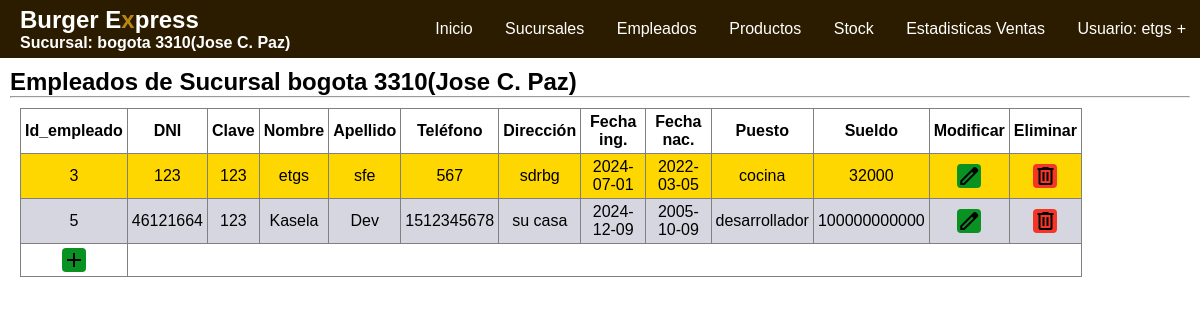
The app's page /Vistas/view_empleados.php (signed in) with its own data.
### tables this page shows
CREATE TABLE IF NOT EXISTS `empleados` (
  `id_empleado` int NOT NULL,
  `DNI` varchar(10) NOT NULL,
  `Clave` varchar(15) NOT NULL,
  `Nombre` text NOT NULL,
  `Apellido` text NOT NULL,
  `Telefono` varchar(12) NOT NULL,
  `Direccion` text NOT NULL,
  `Ingreso` date NOT NULL,
  `Fnac` date NOT NULL,
  `Puesto` varchar(30) NOT NULL,
  `Sueldo` varchar(20) NOT NULL,
  `Cod_sucursal` int NOT NULL
);

### Modelos/consultas.php (called while the page is built, shortened)
<?php
	function getEmpleados($one=" "){
		require'../Modelos/conexion.php';
		$consulta = $conexion->prepare("SELECT * FROM empleados $one");
		$consulta->execute();
		$datos = $consulta->fetchAll(PDO::FETCH_ASSOC);
		return $datos;
	}
?>

### Vistas/view_empleados.php (the view, shortened to what this page needs)
<?php
    include 'header.php';
?>
<!DOCTYPE html>
<html>
<head>
</head>
    <link rel="stylesheet" href="styles/style.css"/>
	<body>
		<section >
			<h2>Empleados de Sucursal <?= $_SESSION['sucursal'] ?></h2>
			<hr>
		<?php
			$sucursal=$_SESSION['Cod_sucursal'];
			echo"<table id='table'border='1' style='margin:10px ;width:90%'><thead><th>Id_empleado</th><th>DNI</th><th>Clave</th><th>Nombre</th><th>Apellido</th><th>Teléfono</th><th>Dirección</th><th>Fecha ing.</th><th>Fecha nac.</th><th>Puesto</th><th>Sueldo</th><th>Modificar</th><th>Eliminar</th></thead><tbody>";
			$datos=getEmpleados("WHERE Cod_sucursal='".$sucursal."'");
			if(empty($datos)){
				echo'<tr><td><a><span class="material-symbols-outlined" onclick="add('.$sucursal.')">add</span></a></td></tr>';
				echo'<script type="text/javascript">
						Swal.fire({
							icon: "question",
							title: "No hay empleados registrados",
							text: "Desea ingresar uno?",
							footer: "",
						}).then((result) => {
		    			if (result.isConfirmed) {
							add('.$sucursal.')
						}});
					</script>';
			}
			else{
				$c=0;
				foreach($datos as $elemento){
					$c++;
					if($c%2==0){
						echo"<tr class='gray'>";
					}
					else{
						echo"<tr style='background-color: gold;'>";
					}
					echo"<td>".$elemento['id_empleado']."</td><td>".$elemento['DNI']."</td><td>".$elemento['Clave']."</td><td>".$elemento['Nombre']."</td><td>".$elemento['Apellido']."</td><td>".$elemento['Telefono']."</td><td>".$elemento['Direccion']."</td><td>".$elemento['Ingreso']."</td><td>".$elemento['Fnac']."</td><td>".$elemento['Puesto']."</td><td>".$elemento['Sueldo']."</td>";
					echo'<td><a href="view_empleados.php?mod=true&codigo='.$elemento['id_empleado'].'"><span class="material-symbols-outlined" >edit</span></a></td>
		                                    <td><span onclick="eliminar('.$elemento['id_empleado'].')" class="material-symbols-outlined" style="background-color: #F33627">delete</span></td></tr>';
				}
				echo'<tr><td><a><span class="material-symbols-outlined" onclick="add('.$sucursal.')">add</span></a></td></tr></tbody></table>';
			}
		?>
		</section>
	</body>
</html>

### Vistas/styles/style.css (style rules this page uses)
* { margin: 0; box-sizing: border-box; }
:root { --header-color:#222; --bg-color:#fff; --table-th-color:#7D4600; --header-font-color:white; --font-color:black; --aside-color:black; --button-color:#ff3838; --aside-button-color:#4464AD; }
body { font-family: Arial, sans-serif; background-color: var(--bg-color); }
section { padding: 10px; height: 90%; }
#table .material-symbols-outlined { cursor: pointer; border-radius: 4px; font-variation-settings: 'FILL' 0, 'wght' 400, 'GRAD' 0, 'opsz' 24 }
a { text-decoration: none; color: black; }
#table a .material-symbols-outlined { background:#099122 ; }
#table { border-collapse: collapse; text-align: center; }
#table th { padding: 4px; background: var(--table-th-color); color: var(--header-font-color); }
#table td { padding: 4px; }
#table .gray { background: #D6D6E0; }
td a { border-radius: 5px; }

### records on screen
empleados: id_empleado "3", DNI "123", Clave "123", Nombre "etgs", Apellido "sfe", Telefono "567", Direccion "sdrbg", Ingreso "2024-07-01", Fnac "2022-03-05", Puesto "cocina", Sueldo "32000"
empleados: id_empleado "5", DNI "46121664", Clave "123", Nombre "Kasela", Apellido "Dev", Telefono "1512345678", Direccion "su casa", Ingreso "2024-12-09", Fnac "2005-10-09", Puesto "desarrollador", Sueldo "100000000000"

### other values on screen
$_SESSION['sucursal'] "bogota 3310(Jose C. Paz)"
$_SESSION['usuario'] "etgs"
